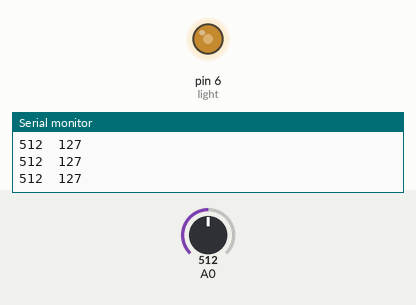
The sketch below on a simulated Arduino Uno, built with avr-gcc and run on an emulated ATmega328P. Shown: output pins drawn as LEDs (lit = HIGH), the last lines printed to the serial monitor. The inputs (shaded band) are chosen by the test bench; at power-on: A0 = 512.

Above: at 1.2 s.
1.3 s: A0 set to 1023
At 2.5 s:
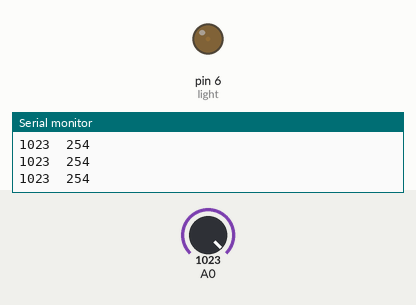
2.8 s: A0 set to 0
At 3.3 s:
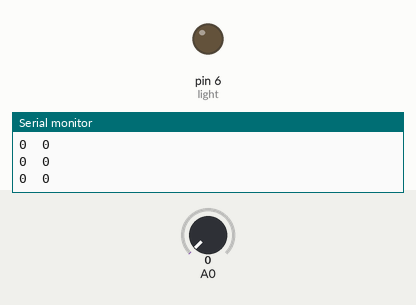
4.3 s: A0 set to 511
At 5.7 s:
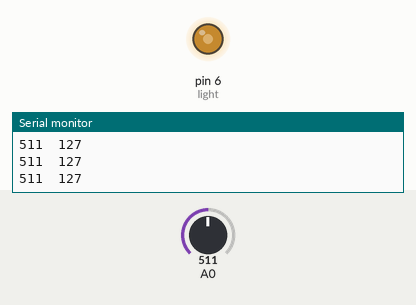
Timing chart, 0 to 7.3 s (numbered marks = the images above; inputs shaded):
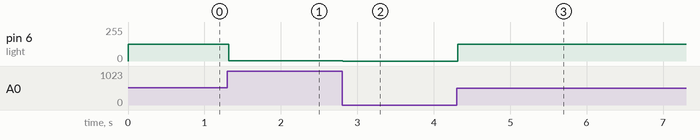

Measured:
- after the input at 1.3 s, pin 6 (light): 127/255 → 1/255 at once
- after the input at 2.8 s, pin 6 (light): 1/255 → 0/255 at once
- after the input at 4.3 s, pin 6 (light): 0/255 → 127/255 at once

The sketch:

0415homework.ino
```cpp
int light = 6;

void setup() {
  Serial.begin(9600);
  pinMode(light,OUTPUT);
}

void loop() {
  int val = analogRead(A0);
  Serial.print(val);
  Serial.print("\t");
  val = map(val,0,1024,0,255);
  Serial.println(val);
  if (val > 127){
    analogWrite(light,255 - val);
  }else{
    analogWrite(light,val);
  }
}
```
